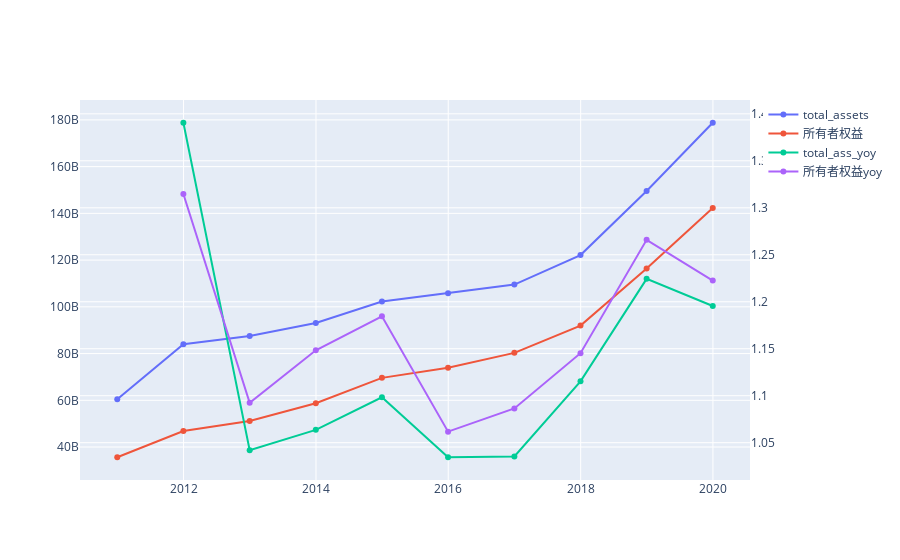

Notebook code for this chart:
### Code cell
fig = go.Figure()
fig.add_trace(go.Scatter(x=data_df.index, y=data_df.total_assets,name='total_assets'))
fig.add_trace(go.Scatter(x=data_df.index, y=data_df.total_hldr_eqy_inc_min_int,name='所有者权益'))

fig.add_trace(go.Scatter(x=data_df.index, y=data_df.total_ass_yoy , yaxis='y2',name='total_ass_yoy'))
fig.add_trace(go.Scatter(x=data_df.index, y=data_df.total_hldr_eqy_inc_min_int_yoy , yaxis='y2',name='所有者权益yoy'))

fig.update_layout(yaxis2=dict(anchor='x', overlaying='y', side='right'))#设置坐标轴的格式，一般次坐标轴在右侧
fig.show()

### Figure 1 — Plotly figure (JSON) as saved in the notebook; plotly's stock layout.template omitted (floating-point values rounded to 4 significant figures)
{"data": [{"name": "total_assets", "type": "scatter", "x": ["2010-12-31", "2011-12-31", "2012-12-31", "2013-12-31", "2014-12-31", "2015-12-31", "2016-12-31", "2017-12-31", "2018-12-31", "2019-12-31"], "y": [60411852826, 84003416301, 87523522857, 93094479821, 102253097283, 105781391621, 109514120965, 122142584596, 149547352039, 178777181536]}, {"name": "所有者权益", "type": "scatter", "x": ["2010-12-31", "2011-12-31", "2012-12-31", "2013-12-31", "2014-12-31", "2015-12-31", "2016-12-31", "2017-12-31", "2018-12-31", "2019-12-31"], "y": [35631821598, 46841714891, 51176090497, 58765179617, 69611240933, 73911570708, 80298771482, 91964107360, 116417873327, 142320448980]}, {"name": "total_ass_yoy", "type": "scatter", "x": ["2010-12-31", "2011-12-31", "2012-12-31", "2013-12-31", "2014-12-31", "2015-12-31", "2016-12-31", "2017-12-31", "2018-12-31", "2019-12-31"], "y": [null, 1.391, 1.042, 1.064, 1.098, 1.035, 1.035, 1.115, 1.224, 1.195], "yaxis": "y2"}, {"name": "所有者权益yoy", "type": "scatter", "x": ["2010-12-31", "2011-12-31", "2012-12-31", "2013-12-31", "2014-12-31", "2015-12-31", "2016-12-31", "2017-12-31", "2018-12-31", "2019-12-31"], "y": [null, 1.315, 1.093, 1.148, 1.185, 1.062, 1.086, 1.145, 1.266, 1.222], "yaxis": "y2"}], "layout": {"yaxis2": {"anchor": "x", "overlaying": "y", "side": "right"}}}
